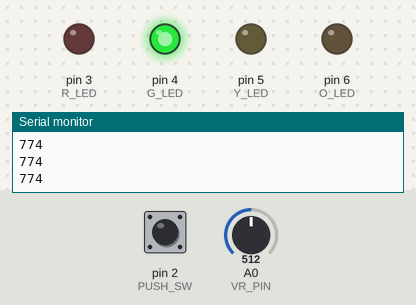
Bench run of a sketch on a simulated Arduino Uno, built with avr-gcc and run on an emulated ATmega328P. On the bench: output pins drawn as LEDs (lit = HIGH), the last lines printed to the serial monitor. Dashed ring = blinking. The test bench sets the inputs (shaded band); at power-on: A0 (VR_PIN) = 512, pin 2 (PUSH_SW) HIGH.

Above: at 0.8 s.
0.9 s: A0 (VR_PIN) set to 900
At 1.36 s:
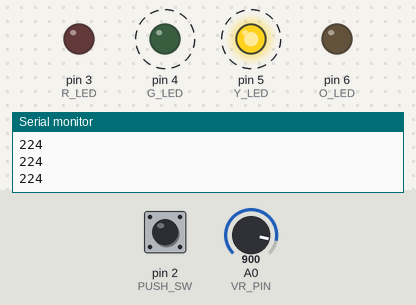
3.9 s: A0 (VR_PIN) set to 1023
At 4.6 s:
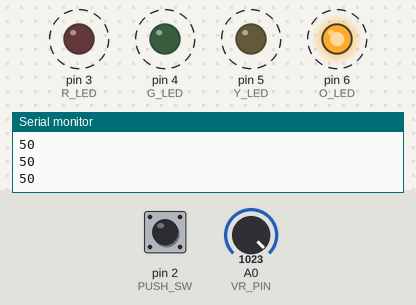
6.9 s: pin 2 (PUSH_SW) pulsed LOW 2 times (0.12 s each, 0.3 s apart)
9.9 s: pin 2 (PUSH_SW) pulled LOW for 0.15 s
12.9 s: pin 2 (PUSH_SW) pulled LOW for 1 s
At 13.4 s:
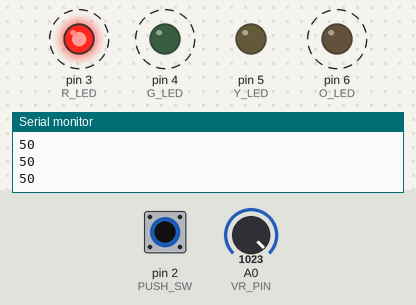
Timing chart, 0 to 16.9 s (numbered marks = the images above; inputs shaded):
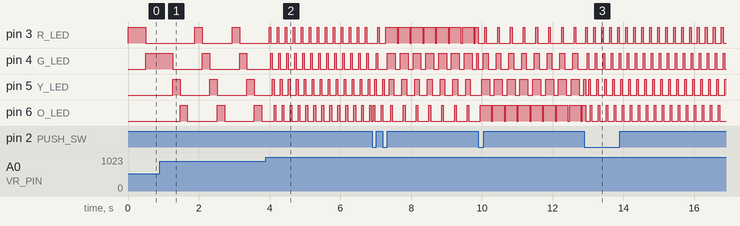

Measured:
- after the input at 3.9 s, pin 3 (R_LED), pin 4 (G_LED): alternates HIGH for 0.05 s and LOW for 0.18 s, starting after 0.14 s; pin 5 (Y_LED): alternates HIGH for 0.05 s and LOW for 0.18 s, starting after 0.18 s; pin 6 (O_LED): alternates HIGH for 0.05 s and LOW for 0.18 s, starting after 0.23 s
- after the input at 12.9 s, pin 3 (R_LED), pin 6 (O_LED): alternates HIGH for 0.05 s and LOW for 0.18 s, starting at once; pin 4 (G_LED): alternates HIGH for 0.05 s and LOW for 0.18 s, starting after 0.08 s
- by itself, pin 3 (R_LED), pin 4 (G_LED), pin 5 (Y_LED), pin 6 (O_LED): alternates HIGH for 0.21 s and LOW for 0.84 s

The sketch:

lab16-checkpoint2.ino
```cpp
#include <Arduino_FreeRTOS.h>             // เรียกใช้ FreeRTOS Library

#define R_LED 3                           // กำหนดขา LED สีแดง (Red)
#define G_LED 4                           // กำหนดขา LED สีเขียว (Green)
#define Y_LED 5                           // กำหนดขา LED สีเหลือง (Yellow)
#define O_LED 6                           // กำหนดขา LED สีส้ม (Orange)
#define PUSH_SW 2                         // กำหนดขาปุ่มกด (Switch)
#define VR_PIN A0                         // กำหนดขา Analog อ่านค่า Potentiometer (VR)

int current_mode = 0;                     // โหมดการทำงานปัจจุบัน (วน 0->1->2->3->0)
TickType_t led_delay = pdMS_TO_TICKS(500);// ระยะเวลา Delay ของ LED (ค่าเริ่มต้น 500ms)

void setLEDs(int r, int g, int y, int o) {// ฟังก์ชันช่วยสำหรับเขียนสถานะ LED 4 ดวงพร้อมกัน
  digitalWrite(R_LED, r);                 // สั่งสถานะ LED สีแดง
  digitalWrite(G_LED, g);                 // สั่งสถานะ LED สีเขียว
  digitalWrite(Y_LED, y);                 // สั่งสถานะ LED สีเหลือง
  digitalWrite(O_LED, o);                 // สั่งสถานะ LED สีส้ม
}

void Task_LED(void *pvParameters) {       // Task สำหรับควบคุมลำดับการติด/ดับของ LED
  int step = 0;                           // ลำดับขั้น (step) ของแอนิเมชันในโหมดปัจจุบัน
  int last_mode = -1;                     // เก็บโหมดล่าสุดเพื่อตรวจจับการเปลี่ยนโหมด
  while (1) {                             // วนลูปการทำงานของ Task
    int mode = current_mode;              // อ่านโหมดการทำงานปัจจุบัน
    if (mode != last_mode) {              // ตรวจสอบว่ามีการเปลี่ยนโหมดหรือไม่
      last_mode = mode;                   // อัปเดตโหมดล่าสุด
      step = 0;                           // รีเซ็ตเริ่มลำดับแรกใหม่ทุกครั้งที่เปลี่ยนโหมด
    }

    switch (mode) { // ตรวจสอบรูปแบบการแสดงผลตามโหมด
      case 0:    // โหมด 1: R -> G -> Y -> O -> ดับทั้งหมด (5 Step)
        if      (step == 0) setLEDs(1, 0, 0, 0);  // สเต็ป 0: ติดสีแดง
        else if (step == 1) setLEDs(0, 1, 0, 0);  // สเต็ป 1: ติดสีเขียว
        else if (step == 2) setLEDs(0, 0, 1, 0);  // สเต็ป 2: ติดสีเหลือง
        else if (step == 3) setLEDs(0, 0, 0, 1);  // สเต็ป 3: ติดสีส้ม
        else if (step == 4) setLEDs(0, 0, 0, 0);  // สเต็ป 4: ดับทั้งหมด
        step = (step + 1) % 5;                    // เลื่อนสเต็ปถัดไป (วน 0-4)
        break;

      case 1: // โหมด 2: O -> Y -> G -> R -> ดับทั้งหมด (5 Step)
        if      (step == 0) setLEDs(0, 0, 0, 1);  // สเต็ป 0: ติดสีส้ม
        else if (step == 1) setLEDs(0, 0, 1, 0);  // สเต็ป 1: ติดสีเหลือง
        else if (step == 2) setLEDs(0, 1, 0, 0);  // สเต็ป 2: ติดสีเขียว
        else if (step == 3) setLEDs(1, 0, 0, 0);  // สเต็ป 3: ติดสีแดง
        else if (step == 4) setLEDs(0, 0, 0, 0);  // สเต็ป 4: ดับทั้งหมด
        step = (step + 1) % 5;                    // เลื่อนสเต็ปถัดไป (วน 0-4)
        break;

      case 2: // โหมด 3: ดับ -> R -> RG -> RGY -> RGYO -> RGY -> RG -> R (8 Step)
        if      (step == 0) setLEDs(0, 0, 0, 0);  // สเต็ป 0: ดับทั้งหมด
        else if (step == 1) setLEDs(1, 0, 0, 0);  // สเต็ป 1: ติด R
        else if (step == 2) setLEDs(1, 1, 0, 0);  // สเต็ป 2: ติด R + G
        else if (step == 3) setLEDs(1, 1, 1, 0);  // สเต็ป 3: ติด R + G + Y
        else if (step == 4) setLEDs(1, 1, 1, 1);  // สเต็ป 4: ติดครบทุกดวง (R + G + Y + O)
        else if (step == 5) setLEDs(1, 1, 1, 0);  // สเต็ป 5: ติด R + G + Y
        else if (step == 6) setLEDs(1, 1, 0, 0);  // สเต็ป 6: ติด R + G
        else if (step == 7) setLEDs(1, 0, 0, 0);  // สเต็ป 7: ติด R
        step = (step + 1) % 8;                    // เลื่อนสเต็ปถัดไป (วน 0-7)
        break;

      case 3: // โหมด 4: ดับ -> O -> OY -> OYG -> OYGR -> OYG -> OY -> O (8 Step)
        if      (step == 0) setLEDs(0, 0, 0, 0);  // สเต็ป 0: ดับทั้งหมด
        else if (step == 1) setLEDs(0, 0, 0, 1);  // สเต็ป 1: ติด O
        else if (step == 2) setLEDs(0, 0, 1, 1);  // สเต็ป 2: ติด O + Y
        else if (step == 3) setLEDs(0, 1, 1, 1);  // สเต็ป 3: ติด O + Y + G
        else if (step == 4) setLEDs(1, 1, 1, 1);  // สเต็ป 4: ติดครบทุกดวง (O + Y + G + R)
        else if (step == 5) setLEDs(0, 1, 1, 1);  // สเต็ป 5: ติด O + Y + G
        else if (step == 6) setLEDs(0, 0, 1, 1);  // สเต็ป 6: ติด O + Y
        else if (step == 7) setLEDs(0, 0, 0, 1);  // สเต็ป 7: ติด O
        step = (step + 1) % 8;                    // เลื่อนสเต็ปถัดไป (วน 0-7)
        break;
    }

    vTaskDelay(led_delay);                        // หน่วงเวลาตามความเร็วที่ตั้งไว้
  }
}

void Task_Read_Switch(void *pvParameters) {       // Task สำหรับตรวจจับการกดสวิตช์เพื่อเปลี่ยนโหมด
  pinMode(PUSH_SW, INPUT_PULLUP);                 // กำหนดโหมดขาปุ่มกดเป็น Input แบบ Pull-up
  while (1) {                                     // วนลูปอ่านค่าปุ่มกด
    if (digitalRead(PUSH_SW) == LOW) {            // ตรวจสอบว่ามีการกดปุ่ม (Active LOW)
      vTaskDelay(pdMS_TO_TICKS(10));              // หน่วงเวลา 10ms เพื่อป้องกันสัญญาณกระเพื่อม (Debounce)
      if (digitalRead(PUSH_SW) == LOW) {          // ตรวจสอบอีกครั้งเพื่อยืนยันการกดจริง
        current_mode = (current_mode + 1) % 4;    // เปลี่ยนเป็นโหมดถัดไป (วน 0, 1, 2, 3)
        while (digitalRead(PUSH_SW) == LOW) {     // รอจนกว่าจะปล่อยมือจากปุ่มกด
          vTaskDelay(pdMS_TO_TICKS(10));          // หน่วงเวลา 10ms ขณะรอปล่อยปุ่ม
        }
      }
    }
    vTaskDelay(pdMS_TO_TICKS(10));                // หน่วงเวลา 10ms ก่อนรอบการตรวจจับถัดไป
  }
}

void Task_Read_VR(void *pvParameters) {           // Task สำหรับอ่านค่า Potentiometer (VR)
  while (1) {                                     // วนลูปอ่านค่า Analog
    int adc = analogRead(VR_PIN);                 // อ่านค่าแรงดันจากขา A0 (ช่วง 0 - 1023)
    int delay_ms = 1500 - ((adc / 1023.0) * 1450);// แปลงค่า ADC เป็นช่วงเวลา 50ms (หมุนสุด) ถึง 1500ms (หมุนต่ำสุด)
    Serial.println(delay_ms);                     // พิมพ์ค่า delay (ms) ออก Serial Monitor
    led_delay = pdMS_TO_TICKS(delay_ms);          // แปลงหน่วยเป็น Tick ของ FreeRTOS และอัปเดตลงตัวแปรโกลบอล
    vTaskDelay(pdMS_TO_TICKS(100));               // หน่วงเวลา 100ms ก่อนอ่านค่ารอบถัดไป
  }
}

void setup() {
  Serial.begin(9600);                       // เริ่มต้นใช้งาน Serial ที่ baud rate 9600
  pinMode(R_LED, OUTPUT);                   // กำหนดขา LED สีแดงเป็น Output
  pinMode(G_LED, OUTPUT);                   // กำหนดขา LED สีเขียวเป็น Output
  pinMode(Y_LED, OUTPUT);                   // กำหนดขา LED สีเหลืองเป็น Output
  pinMode(O_LED, OUTPUT);                   // กำหนดขา LED สีส้มเป็น Output

  xTaskCreate(Task_LED, "LED_Task", 100, NULL, 1, NULL);        // สร้าง Task ควบคุม LED (Priority 1)
  xTaskCreate(Task_Read_Switch, "SW_Task", 80, NULL, 2, NULL);  // สร้าง Task อ่าน Switch (Priority 2)
  xTaskCreate(Task_Read_VR, "VR_Task", 80, NULL, 1, NULL);      // สร้าง Task อ่าน Potentiometer (Priority 1)

  vTaskStartScheduler();                    // เริ่มต้นการทำงานของ FreeRTOS Scheduler
}

void loop() {
  // Empty Loop
}
```
